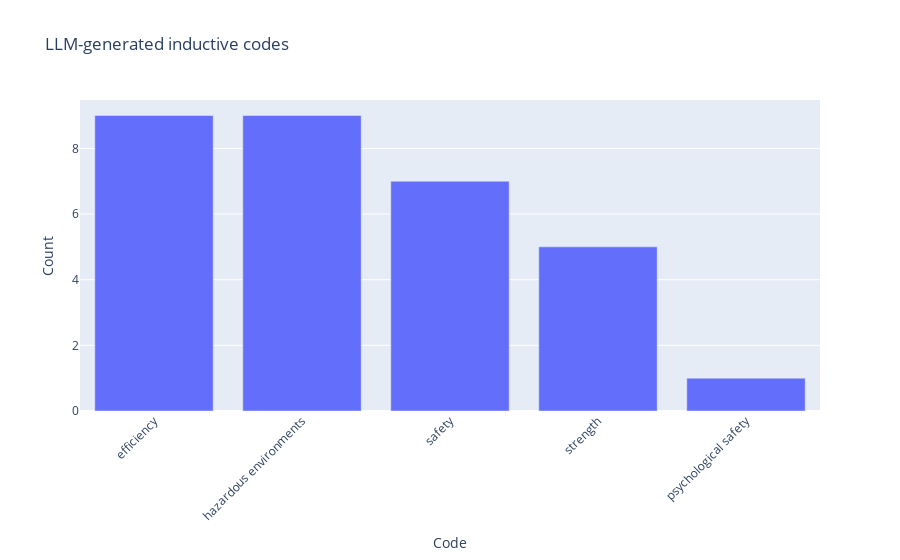

Notebook source saved alongside this figure:
### Code cell
import plotly.express as px


# @title
def plot_generated_codes(code_highlights, title):
    code_counts = [(code, len(highlights)) for code, highlights in code_highlights.items()]
    df_codes = pd.DataFrame(code_counts, columns=['Code', 'Count'])
    df_codes = df_codes.sort_values(by='Count', ascending=False).reset_index(drop=True)

    # Create a vertical bar plot using Plotly with angled x-axis labels
    fig = px.bar(df_codes, x='Code', y='Count', title=title)

    # Update layout to angle x-axis labels at 45 degrees
    fig.update_layout(xaxis_tickangle=-45)
    fig.show()

# Parse all codes and highlights in LLM output
plot_generated_codes(code_highlights_ded, 'LLM-generated inductive codes')

### Figure 1 — Plotly figure (JSON) as saved in the notebook; plotly's stock layout.template omitted (floating-point values rounded to 4 significant figures)
{"data": [{"alignmentgroup": "True", "hovertemplate": "Code=%{x}<br>Count=%{y}<extra></extra>", "legendgroup": "", "marker": {"color": "#636efa", "pattern": {"shape": ""}}, "name": "", "offsetgroup": "", "orientation": "v", "showlegend": false, "textposition": "auto", "type": "bar", "x": ["efficiency", "hazardous environments", "safety", "strength", "psychological safety"], "xaxis": "x", "y": [9, 9, 7, 5, 1], "yaxis": "y"}], "layout": {"barmode": "relative", "legend": {"tracegroupgap": 0}, "title": {"text": "LLM-generated inductive codes"}, "xaxis": {"anchor": "y", "domain": [0, 1], "tickangle": -45, "title": {"text": "Code"}}, "yaxis": {"anchor": "x", "domain": [0, 1], "title": {"text": "Count"}}}}
